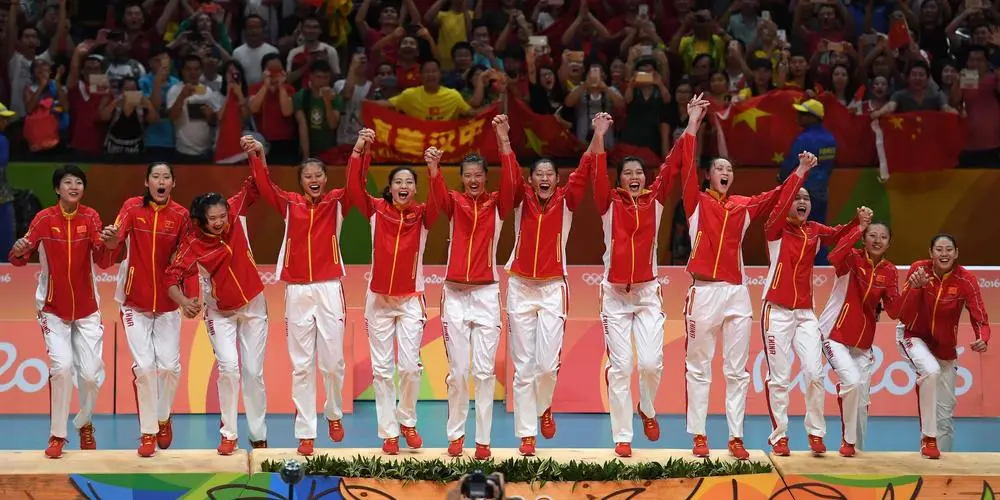
#> input picture nvpai1.jpeg, 1000 x 500 px
$ python '6-opencv人脸检测.py'
#> lines starting #> are read from the running program, lines starting #| are printed output that depends on the picture; after the words box and inside, x2 and y2 are one past the last pixel; in counts of white or black regions, pixels touching at a corner belong together
# 我一定会好好学习，认真对待研究生生涯中的每一个挑战，尽全力完成好每一项科研工作！
# 姓名：胡小格
# 开发时间：2022/10/30 12:55

# 检测多张人脸时，当有的人脸检测不到时
"""
scaleFactor：表示在前后两次相继的扫描中，搜索窗口的缩放比例
minNeighbors：表示构成检测目标的相邻矩形的最小个数。
默认值为3，表示有3个以上的检测标记存在时，才认为人脸的存在。
如果希望提高检测的准确率，可以将该值设置的更大，但同时可能会让一些人脸无法被检测到
"""
import numpy as np
import cv2

if __name__ == '__main__':
    img = cv2.imread('./nvpai1.jpeg')
#> img is the input picture: shape (500, 1000, 3); mean B, G, R 72.7, 82.1, 125.7
    gray = cv2.cvtColor(img, code=cv2.COLOR_BGR2GRAY)  # 彩色变黑白，三维变二维，数据变少
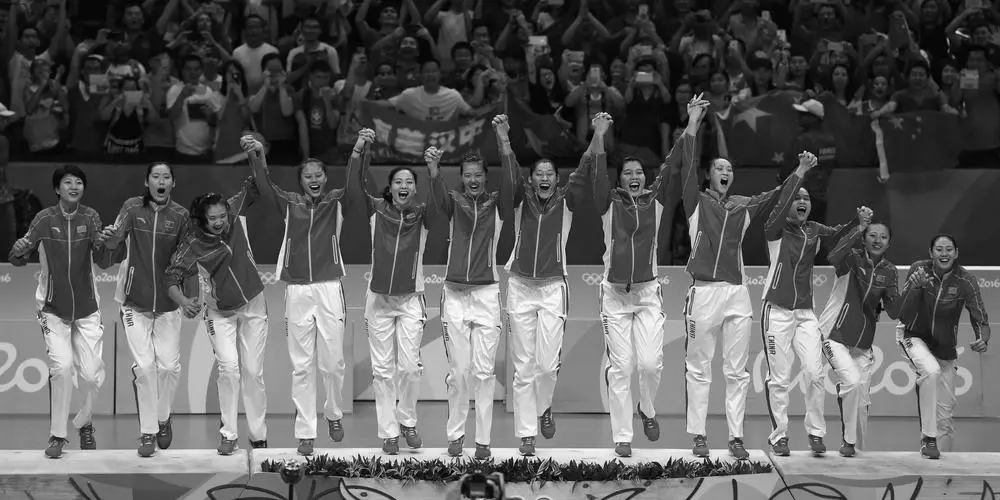
#> gray: shape (500, 1000); min 0, max 255, mean 94
    # haarcascade_frontalface_alt.xml 人脸特征详细说明，24350行，计算机根据这些特征，进行人脸检测
    # 符合其中一部分，算作人脸
    # CascadeClassifier：级联分类器（检测器）
    face_detector = cv2.CascadeClassifier('./haarcascade_frontalface_alt.xml')
    faces = face_detector.detectMultiScale(gray,
                                           scaleFactor=1.05,  # 缩放，默认参数是1.1，把参数调小，可以检测到更多的人脸
                                           minNeighbors=3)  # 调用级联分类器检测人脸，返回坐标x,y,w,h 左上角的坐标以及宽和高
#> faces = 26 rows, first 6: [378, 3, 22, 22], [122, 5, 23, 23], [301, 18, 22, 22], [452, 47, 22, 22], [786, 53, 24, 24], [182, 60, 23, 23]
    print(faces)  # 输出人脸坐标数据
#> (printed output is left out)
    for x, y, w, h in faces:  # for循环可以进行数组遍历
        # [6 lines of commented-out code are left out]
        cv2.circle(img,
                   center=(x+w//2, y+h//2),  # 圆心
                   radius=w//2,  # 半径
                   color=[0, 255, 0],  # 绿色
                   thickness=2)  # 画绿色的圆
#> this loop made 26 passes
#> (x, y, w, h) on passes 1 to 12: (378, 3, 22, 22), (122, 5, 23, 23), (301, 18, 22, 22), (452, 47, 22, 22), (786, 53, 24, 24), (182, 60, 23, 23), (830, 66, 21, 21), (906, 65, 24, 24), (869, 75, 22, 22), (672, 84, 21, 21), (460, 165, 28, 28), (300, 165, 28, 28)
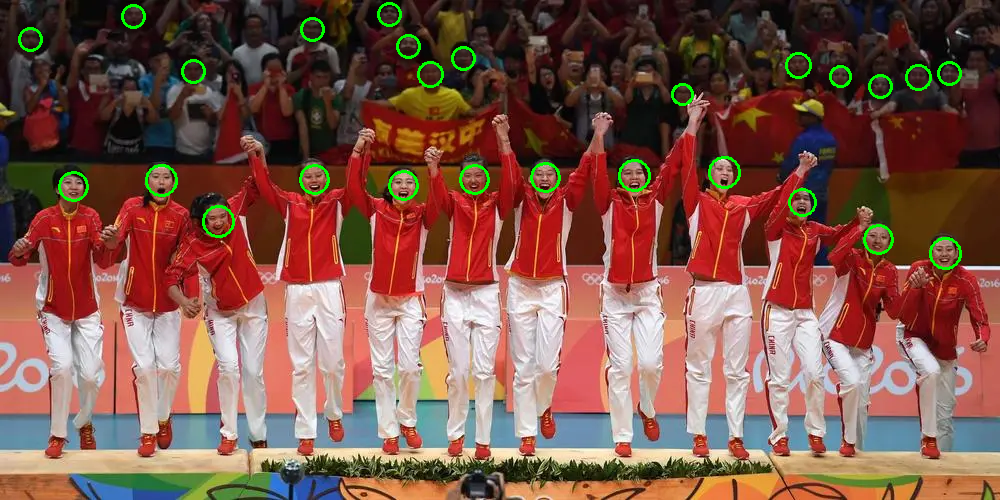
#> img: shape (500, 1000, 3); 1.22% of pixels changed, all inside (x1, y1, x2, y2) = (18, 2, 962, 270)

    cv2.imshow('face', img)
    cv2.waitKey()
    cv2.destroyAllWindows()

$ run again, with bao.jpeg copied over nvpai1.jpeg
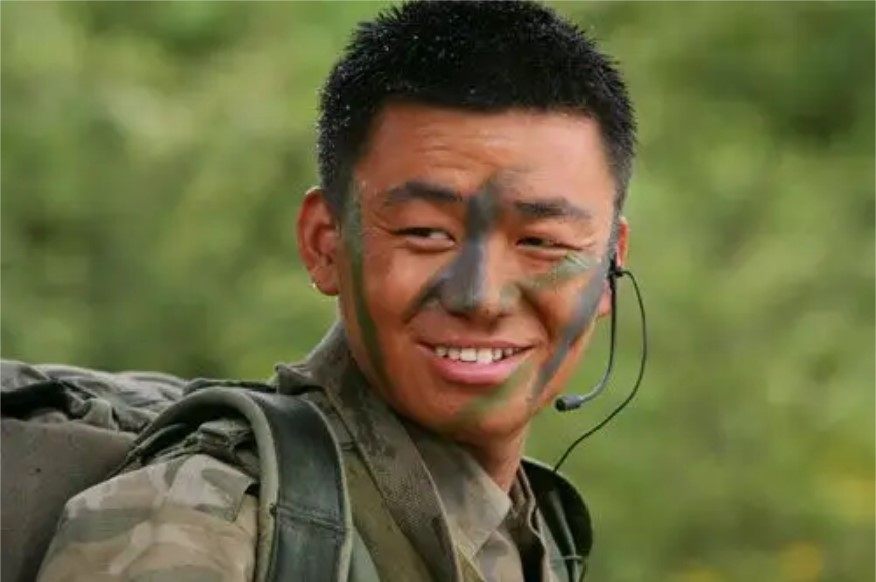
#> input picture bao.jpeg, 876 x 582 px
#> img is the input picture: shape (582, 876, 3); mean B, G, R 64.2, 106, 105.9
#> `gray = cv2.cvtColor(img, code=cv2.COLOR_BGR2GRAY)`:
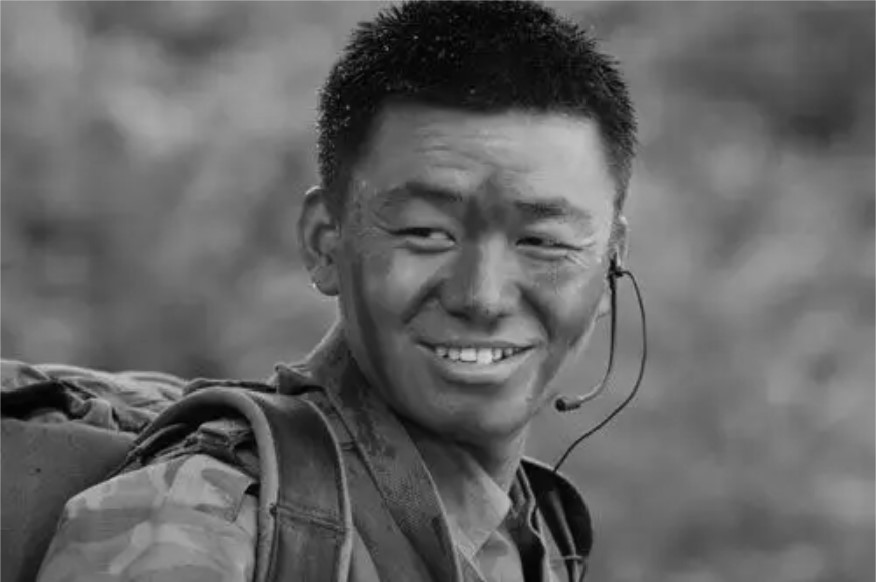
#> gray: shape (582, 876); min 1, max 212, mean 101.2
#> faces = [[309, 95, 340, 340]]
#| [[309  95 340 340]]
#> the loop `for x, y, w, h in faces:` made 1 pass
#> after the loop `for x, y, w, h in faces:`:
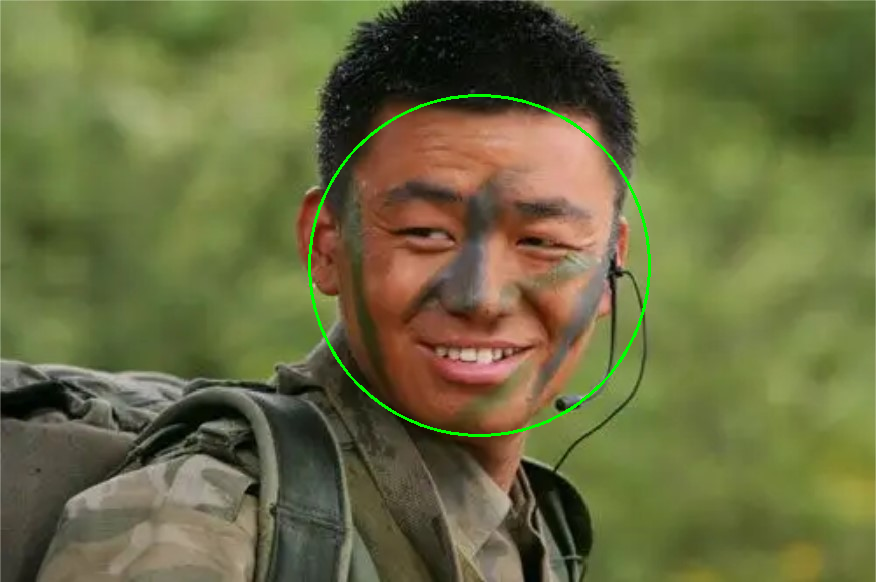
#> img: shape (582, 876, 3); 0.62% of pixels changed, all inside (x1, y1, x2, y2) = (308, 94, 651, 437)

$ run again, with cat.jpeg copied over nvpai1.jpeg
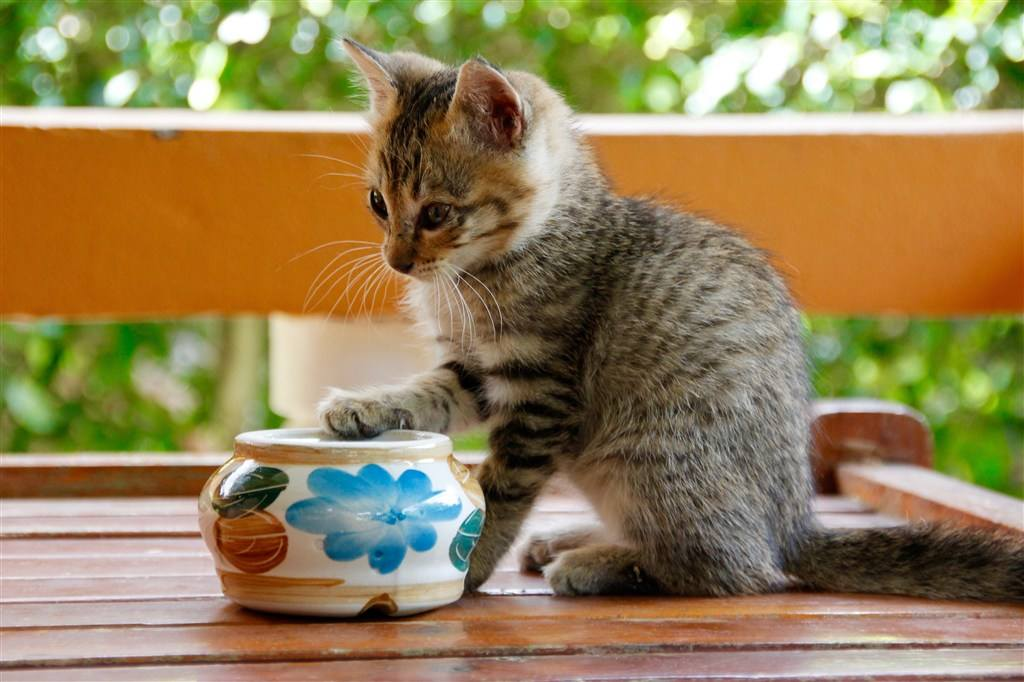
#> input picture cat.jpeg, 1024 x 682 px
#> img is the input picture: shape (682, 1024, 3); mean B, G, R 86.6, 129.3, 148.4
#> `gray = cv2.cvtColor(img, code=cv2.COLOR_BGR2GRAY)`:
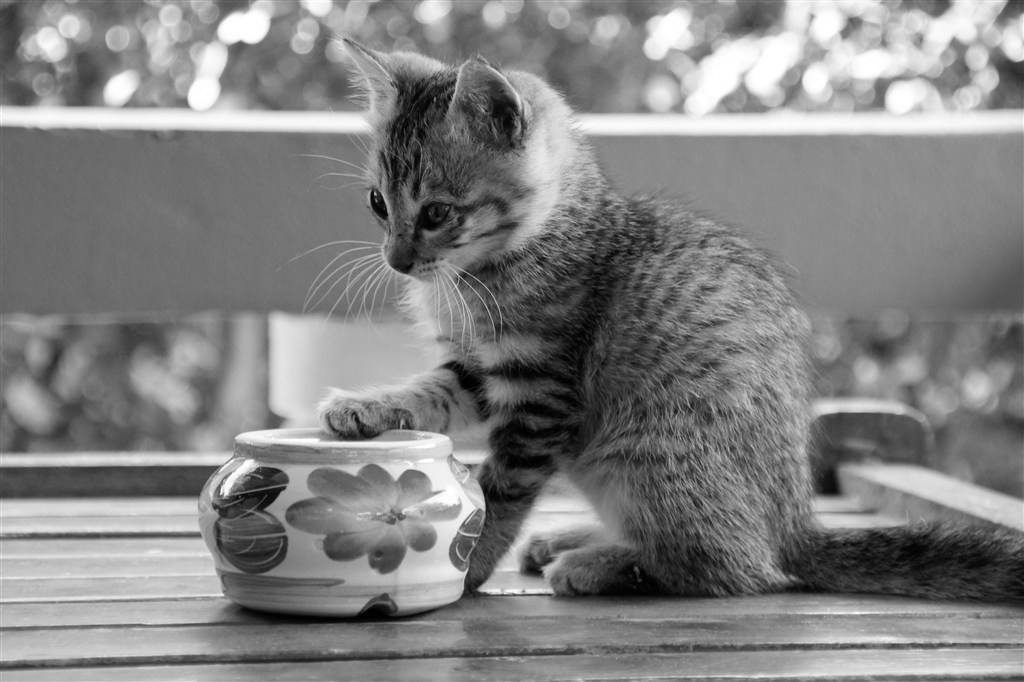
#> gray: shape (682, 1024); min 0, max 255, mean 130.2
#> faces = ()

$ run again, with han.jpeg copied over nvpai1.jpeg
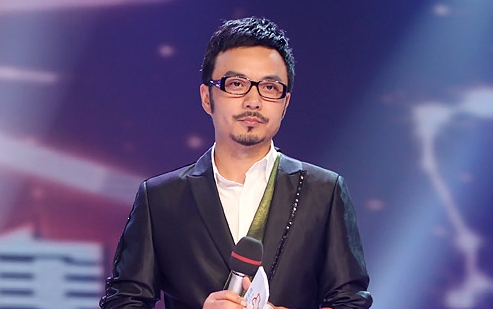
#> input picture han.jpeg, 493 x 309 px
#> img is the input picture: shape (309, 493, 3); mean B, G, R 122.8, 82.6, 92.3
#> `gray = cv2.cvtColor(img, code=cv2.COLOR_BGR2GRAY)`:
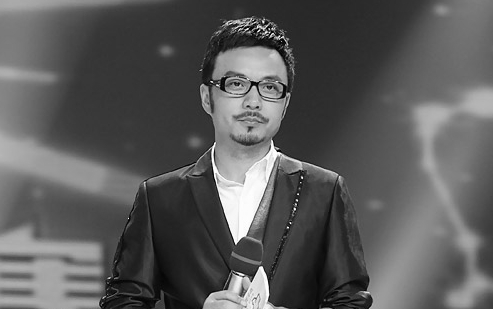
#> gray: shape (309, 493); min 2, max 254, mean 90.1
#> faces = [[199, 45, 106, 106]]
#| [[199  45 106 106]]
#> the loop `for x, y, w, h in faces:` made 1 pass
#> after the loop `for x, y, w, h in faces:`:
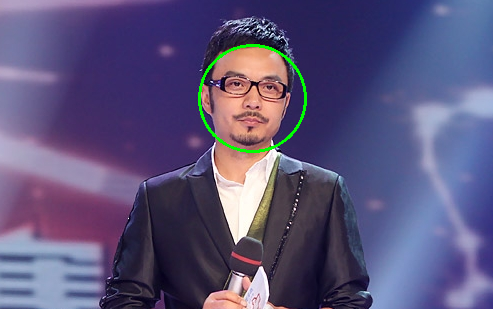
#> img: shape (309, 493, 3); 0.65% of pixels changed, all inside (x1, y1, x2, y2) = (198, 44, 307, 153)
